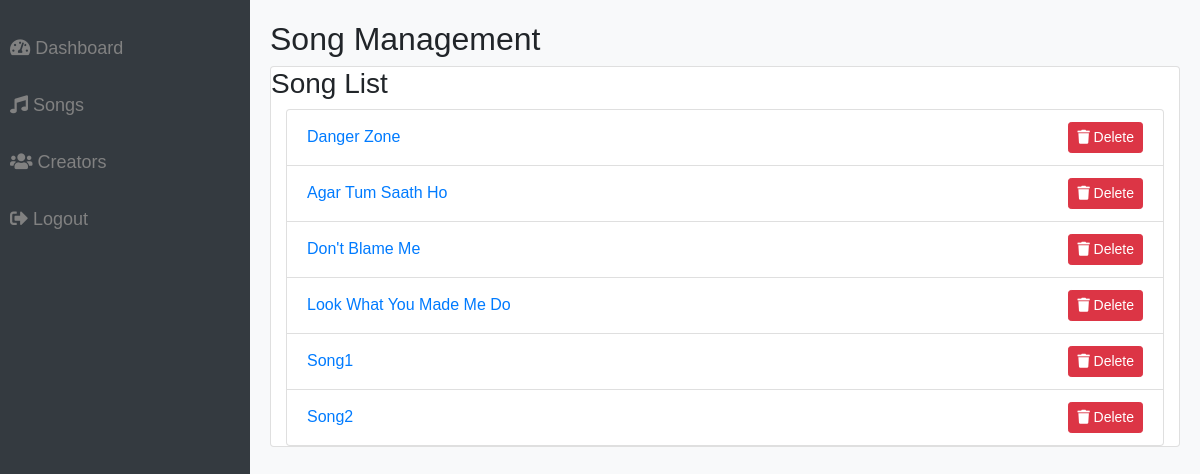
Screenshot of /songs with the database file from the repository.
### app.py (models this page shows)
class Song(db.Model):
    song_id = db.Column(db.Integer, primary_key=True)
    song_name = db.Column(db.String(100), nullable=False)
    artist_name = db.Column(db.String(50), nullable=False)
    lyrics = db.Column(db.Text)
    duration = db.Column(db.String(10))
    release_date = db.Column(db.String(20))
    song_link = db.Column(db.String(255))
    album_name = db.Column(db.String(100), nullable=False)
    user_id = db.Column(db.Integer, nullable=False)

### app.py (the view, shortened to what this page needs)
@app.route('/songs', methods=['GET', 'POST'])
def songs():
    all_songs = Song.query.all()
    return render_template('songs.html', all_songs=all_songs)

### templates/songs.html (shortened to what this page needs)
<!DOCTYPE html>
<html lang="en">
<head>
    <link rel="stylesheet" href="https://stackpath.bootstrapcdn.com/bootstrap/4.5.2/css/bootstrap.min.css">
    <link rel="stylesheet" href="https://cdnjs.cloudflare.com/ajax/libs/font-awesome/5.15.1/css/all.min.css">
</head>
<body>
<div class="sidebar">
    <a href="{{url_for('admindashboard')}}"><i class="fas fa-tachometer-alt"></i> Dashboard</a>
    <a href="{{url_for('songs')}}"><i class="fas fa-music"></i> Songs</a>
    <a href="{{ url_for('creators') }}"><i class="fas fa-users"></i> Creators</a>
    <a href="{{ url_for('welcome') }}"><i class="fas fa-sign-out-alt"></i> Logout</a>
</div>
<div class="content">
    <h2>Song Management</h2>
    <div class="card">
        <h3>Song List</h3>
        <div class="container">
            <form method="post" action="{{ url_for('songs') }}">
                <ul class="list-group">
                    {% for song in all_songs %}
                        <li class="list-group-item d-flex justify-content-between align-items-center">
                            <a href="#">{{ song.song_name }}</a>
                            <button type="submit" name="delete_song" value="{{ song.song_id }}" class="btn btn-danger btn-sm">
                                <i class="fas fa-trash"></i> Delete
                            </button>
                        </li>
                    {% endfor %}
                </ul>
            </form>
        </div>
    </div>
</div>
</body>
</html>

### templates/songs.html (style rules this page uses)
body { background-color: #f8f9fa; margin: 0; padding: 0; font-family: 'Arial', sans-serif; }
.sidebar { height: 100%; width: 250px; position: fixed; z-index: 1; top: 0; left: 0; background-color: #343a40; padding-top: 20px; }
.sidebar a { padding: 15px 10px; text-decoration: none; font-size: 18px; color: #818181; display: block; transition: 0.3s; }
.content { margin-left: 250px; padding: 20px; }
.card { margin-bottom: 20px; }

### rows the page displays
Song: song_name "Danger Zone", {{ song.song_id }} 4 (drawn)
Song: song_name "Agar Tum Saath Ho", {{ song.song_id }} 5 (drawn)
Song: song_name "Don't Blame Me", {{ song.song_id }} 6 (drawn)
Song: song_name "Look What You Made Me Do", {{ song.song_id }} 7 (drawn)
Song: song_name "Song1", {{ song.song_id }} 8 (drawn)
Song: song_name "Song2", {{ song.song_id }} 10 (drawn)
